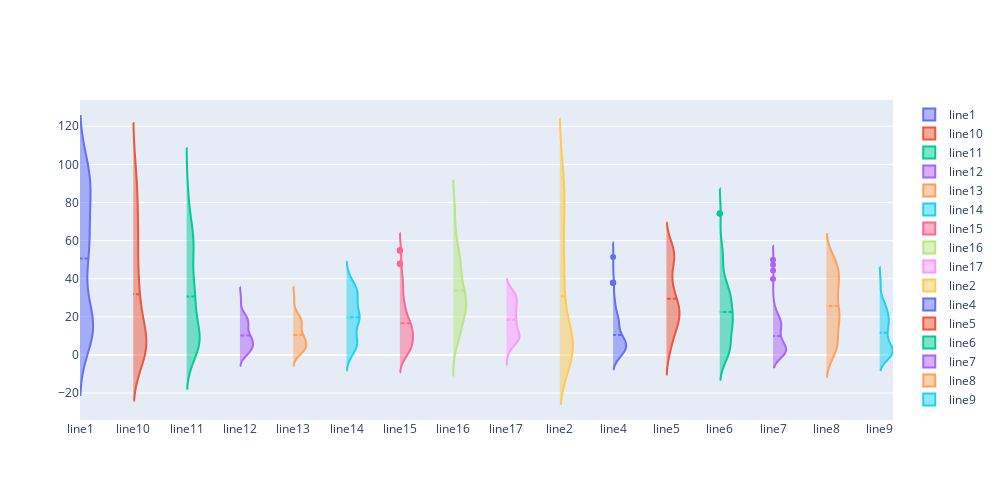

The notebook cell this image was saved under:
### Code cell
df_line = group_by(filter(df, type = 'line'), 'mean','strata', 'iteration', 'field','id') # mean in this case does not have any effect as the groupying levels are the initial ones
df_line = invert(df_line)
# df_line = df_line.loc[df_line.index > '2022-01-01 12:00:00']

fig = go.Figure() # --> put in a function (?)

ids = df_line['id'].drop_duplicates().to_list()

for id in ids:
    fig.add_trace(go.Violin(x=df_line['id'][df_line['id'] == id],
                            y=df_line['loading_percent'][df_line['id'] == id],
                            name=id,
                            box_visible=False,
                            meanline_visible=True,
                            side='positive',
                            orientation = 'v'
                           )
                 )
fig.update_layout(width=1000, height=500, yaxis=dict(range=[0, None]))
fig.show()

### Figure 1 — Plotly figure (JSON) as saved in the notebook; plotly's stock layout.template omitted (floating-point values rounded to 4 significant figures; data arrays with more than 128 entries replaced by an {"elided": "..."} marker saying what was removed)
{"data": [{"box": {"visible": false}, "meanline": {"visible": true}, "name": "line1", "orientation": "v", "side": "positive", "type": "violin", "x": {"elided": "160 str values"}, "y": {"elided": "160 float values"}}, {"box": {"visible": false}, "meanline": {"visible": true}, "name": "line10", "orientation": "v", "side": "positive", "type": "violin", "x": {"elided": "160 str values"}, "y": {"elided": "160 float values"}}, {"box": {"visible": false}, "meanline": {"visible": true}, "name": "line11", "orientation": "v", "side": "positive", "type": "violin", "x": {"elided": "160 str values"}, "y": {"elided": "160 float values"}}, {"box": {"visible": false}, "meanline": {"visible": true}, "name": "line12", "orientation": "v", "side": "positive", "type": "violin", "x": {"elided": "160 str values"}, "y": {"elided": "160 float values"}}, {"box": {"visible": false}, "meanline": {"visible": true}, "name": "line13", "orientation": "v", "side": "positive", "type": "violin", "x": {"elided": "160 str values"}, "y": {"elided": "160 float values"}}, {"box": {"visible": false}, "meanline": {"visible": true}, "name": "line14", "orientation": "v", "side": "positive", "type": "violin", "x": {"elided": "160 str values"}, "y": {"elided": "160 float values"}}, {"box": {"visible": false}, "meanline": {"visible": true}, "name": "line15", "orientation": "v", "side": "positive", "type": "violin", "x": {"elided": "160 str values"}, "y": {"elided": "160 float values"}}, {"box": {"visible": false}, "meanline": {"visible": true}, "name": "line16", "orientation": "v", "side": "positive", "type": "violin", "x": {"elided": "160 str values"}, "y": {"elided": "160 float values"}}, {"box": {"visible": false}, "meanline": {"visible": true}, "name": "line17", "orientation": "v", "side": "positive", "type": "violin", "x": {"elided": "160 str values"}, "y": {"elided": "160 float values"}}, {"box": {"visible": false}, "meanline": {"visible": true}, "name": "line2", "orientation": "v", "side": "positive", "type": "violin", "x": {"elided": "160 str values"}, "y": {"elided": "160 float values"}}, {"box": {"visible": false}, "meanline": {"visible": true}, "name": "line4", "orientation": "v", "side": "positive", "type": "violin", "x": {"elided": "160 str values"}, "y": {"elided": "160 float values"}}, {"box": {"visible": false}, "meanline": {"visible": true}, "name": "line5", "orientation": "v", "side": "positive", "type": "violin", "x": {"elided": "160 str values"}, "y": {"elided": "160 float values"}}, {"box": {"visible": false}, "meanline": {"visible": true}, "name": "line6", "orientation": "v", "side": "positive", "type": "violin", "x": {"elided": "160 str values"}, "y": {"elided": "160 float values"}}, {"box": {"visible": false}, "meanline": {"visible": true}, "name": "line7", "orientation": "v", "side": "positive", "type": "violin", "x": {"elided": "160 str values"}, "y": {"elided": "160 float values"}}, {"box": {"visible": false}, "meanline": {"visible": true}, "name": "line8", "orientation": "v", "side": "positive", "type": "violin", "x": {"elided": "160 str values"}, "y": {"elided": "160 float values"}}, {"box": {"visible": false}, "meanline": {"visible": true}, "name": "line9", "orientation": "v", "side": "positive", "type": "violin", "x": {"elided": "160 str values"}, "y": {"elided": "160 float values"}}], "layout": {"height": 500, "width": 1000, "yaxis": {"range": [0, null]}}}
